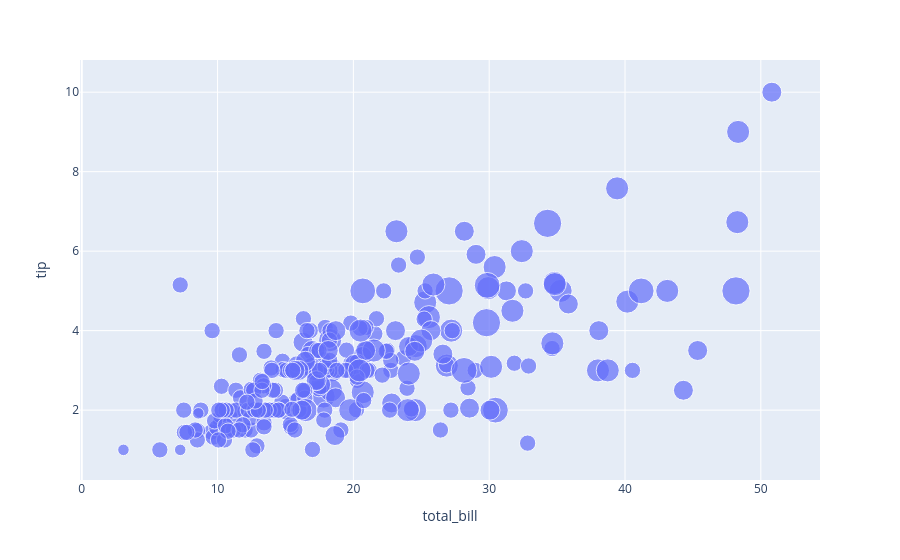

Notebook cell for this chart:
### Code cell
fig = px.scatter(
    tips,
    x='total_bill',
    y='tip',
    size = "size"
)
fig.show()

### Figure 1 — Plotly figure (JSON) as saved in the notebook; plotly's stock layout.template omitted (floating-point values rounded to 4 significant figures; data arrays with more than 128 entries replaced by an {"elided": "..."} marker saying what was removed)
{"data": [{"hovertemplate": "total_bill=%{x}<br>tip=%{y}<br>size=%{marker.size}<extra></extra>", "legendgroup": "", "marker": {"color": "#636efa", "size": {"elided": "244 int values"}, "sizemode": "area", "sizeref": 0.015, "symbol": "circle"}, "mode": "markers", "name": "", "orientation": "v", "showlegend": false, "type": "scatter", "x": {"elided": "244 float values"}, "xaxis": "x", "y": {"elided": "244 float values"}, "yaxis": "y"}], "layout": {"legend": {"itemsizing": "constant", "tracegroupgap": 0}, "margin": {"t": 60}, "xaxis": {"anchor": "y", "domain": [0, 1], "title": {"text": "total_bill"}}, "yaxis": {"anchor": "x", "domain": [0, 1], "title": {"text": "tip"}}}}
